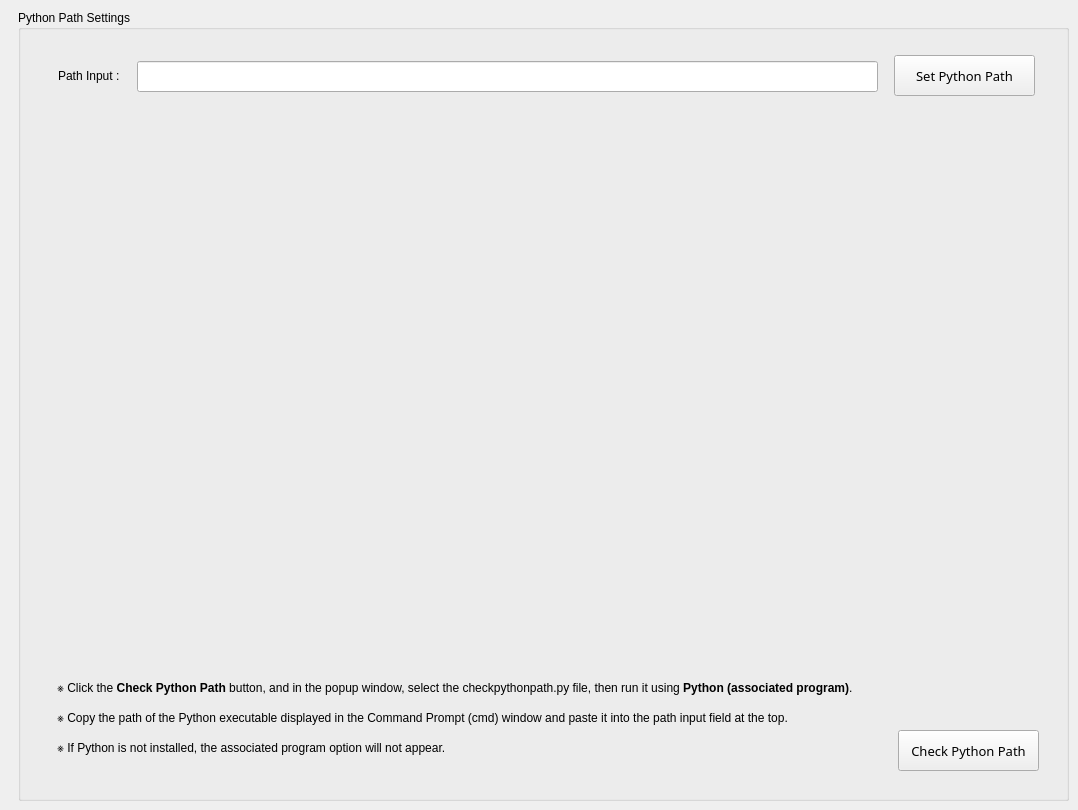
     <widget class="QWidget" name="page_4">
      <widget class="QGroupBox" name="groupBox_29">
       <property name="geometry">
        <rect>
         <x>18</x>
         <y>10</y>
         <width>1051</width>
         <height>791</height>
        </rect>
       </property>
       <property name="title">
        <string>Python Path Settings</string>
       </property>
       <widget class="QPushButton" name="btn_config_pythonPath">
        <property name="geometry">
         <rect>
          <x>876</x>
          <y>45</y>
          <width>141</width>
          <height>41</height>
         </rect>
        </property>
        <property name="font">
         <font>
          <family>돋움</family>
          <pointsize>10</pointsize>
          <weight>50</weight>
          <bold>false</bold>
         </font>
        </property>
        <property name="text">
         <string>Set Python Path</string>
        </property>
       </widget>
       <widget class="QLineEdit" name="txtBox_pythonPath">
        <property name="geometry">
         <rect>
          <x>119</x>
          <y>51</y>
          <width>741</width>
          <height>31</height>
         </rect>
        </property>
        <property name="font">
         <font>
          <family>돋움</family>
          <pointsize>10</pointsize>
          <weight>50</weight>
          <bold>false</bold>
         </font>
        </property>
       </widget>
       <widget class="QLabel" name="label_8">
        <property name="geometry">
         <rect>
          <x>40</x>
          <y>58</y>
          <width>81</width>
          <height>16</height>
         </rect>
        </property>
        <property name="text">
         <string>Path Input :</string>
        </property>
       </widget>
       <widget class="QLabel" name="label_14">
        <property name="geometry">
         <rect>
          <x>39</x>
          <y>668</y>
          <width>911</width>
          <height>91</height>
         </rect>
        </property>
        <property name="text">
         <string>&lt;!DOCTYPE HTML PUBLIC &quot;-//W3C//DTD HTML 4.0//EN&quot; &quot;http://www.w3.org/TR/REC-html40/strict.dtd&quot;&gt;
&lt;html&gt;&lt;head&gt;&lt;meta name=&quot;qrichtext&quot; content=&quot;1&quot; /&gt;&lt;style type=&quot;text/css&quot;&gt;
p, li { white-space: pre-wrap; }
&lt;/style&gt;&lt;/head&gt;&lt;body style=&quot; font-family:'Gulim'; font-size:9pt; font-weight:400; font-style:normal;&quot;&gt;
&lt;p style=&quot; margin-top:12px; margin-bottom:12px; margin-left:0px; margin-right:0px; -qt-block-indent:0; text-indent:0px;&quot;&gt;※ Click the &lt;span style=&quot; font-weight:600;&quot;&gt;Check Python Path&lt;/span&gt; button, and in the popup window, select the &lt;span style=&quot; font-family:'Courier New';&quot;&gt;checkpythonpath.py&lt;/span&gt; file, then run it using &lt;span style=&quot; font-weight:600;&quot;&gt;Python (associated program)&lt;/span&gt;.&lt;/p&gt;
&lt;p style=&quot; margin-top:12px; margin-bottom:12px; margin-left:0px; margin-right:0px; -qt-block-indent:0; text-indent:0px;&quot;&gt;※ Copy the path of the Python executable displayed in the Command Prompt (cmd) window and paste it into the path input field at the top.&lt;/p&gt;
&lt;p style=&quot; margin-top:12px; margin-bottom:12px; margin-left:0px; margin-right:0px; -qt-block-indent:0; text-indent:0px;&quot;&gt;※ If Python is not installed, the associated program option will not appear.&lt;/p&gt;
&lt;p style=&quot; margin-top:12px; margin-bottom:12px; margin-left:0px; margin-right:0px; -qt-block-indent:0; text-indent:0px;&quot;&gt;※ To perform &lt;span style=&quot; font-weight:600;&quot;&gt;River Water Level Prediction Model Development&lt;/span&gt;, make sure to download and install Python.&lt;/p&gt;&lt;/body&gt;&lt;/html&gt;</string>
        </property>
       </widget>
       <widget class="QPushButton" name="btn_check_pythonPath">
        <property name="geometry">
         <rect>
          <x>880</x>
          <y>720</y>
          <width>141</width>
          <height>41</height>
         </rect>
        </property>
        <property name="font">
         <font>
          <family>돋움</family>
          <pointsize>10</pointsize>
          <weight>50</weight>
          <bold>false</bold>
         </font>
        </property>
        <property name="text">
         <string>Check Python Path</string>
        </property>
       </widget>
      </widget>
     </widget>
